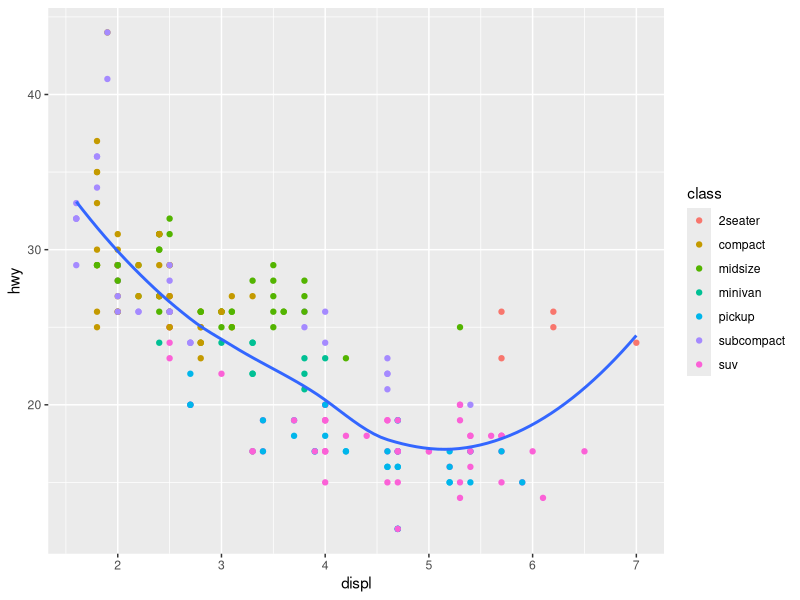
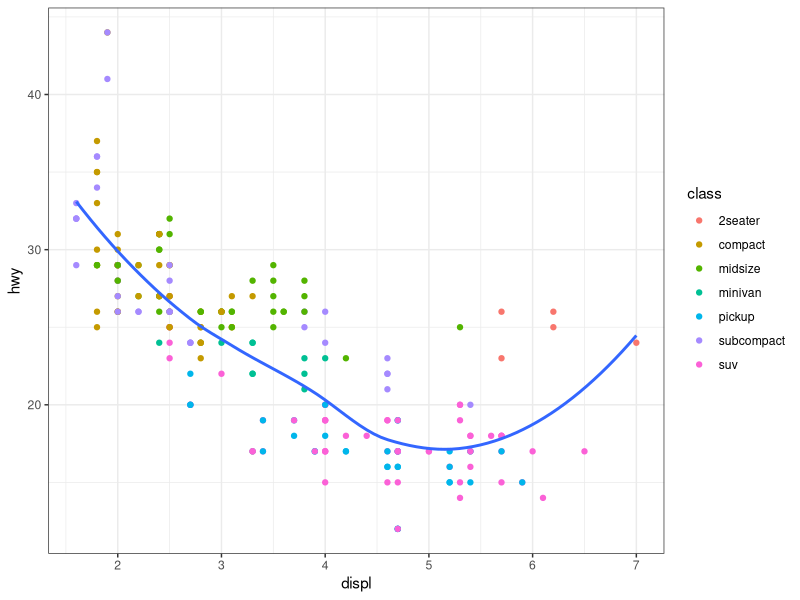
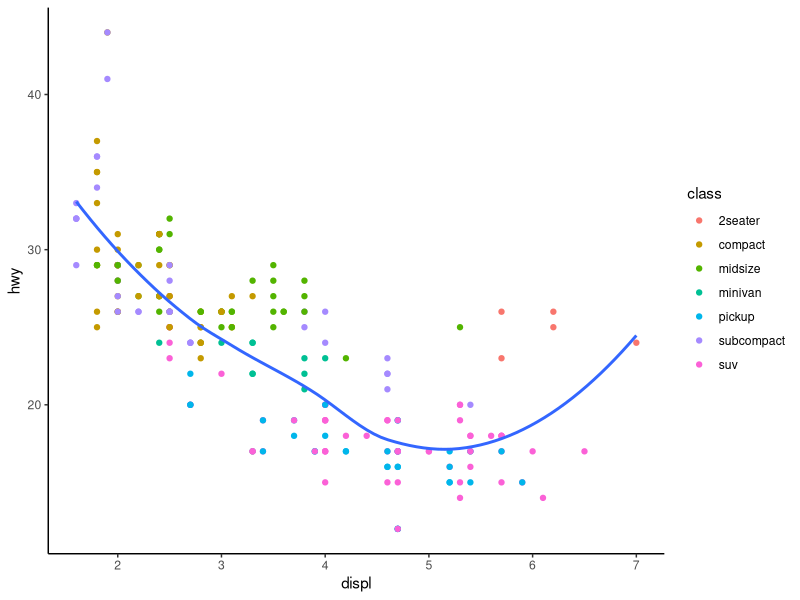
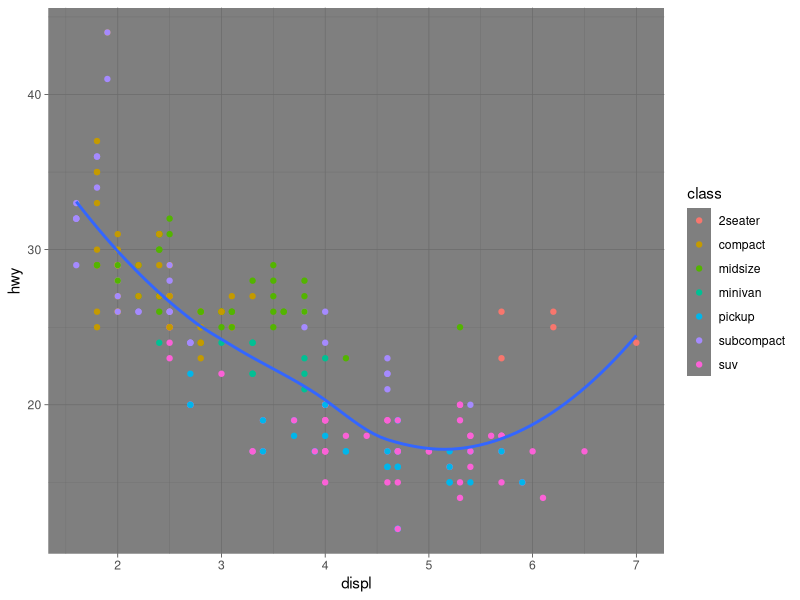
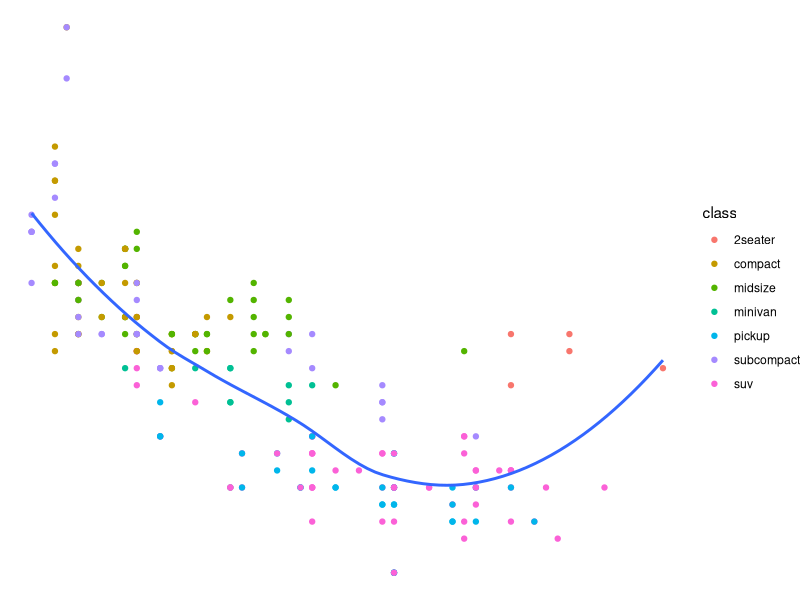
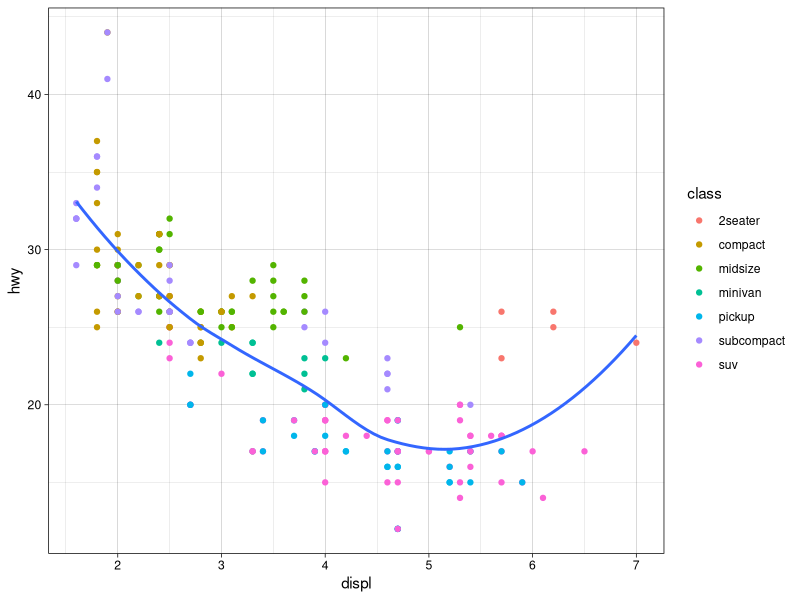
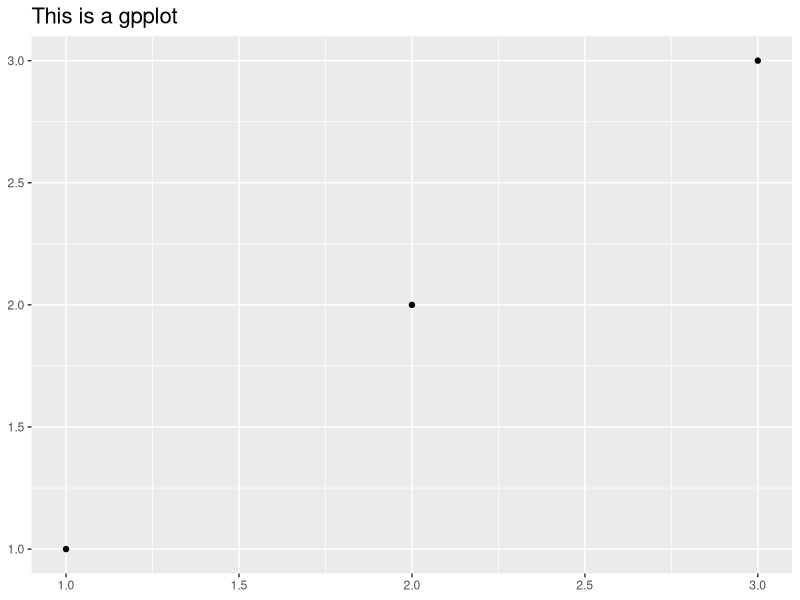
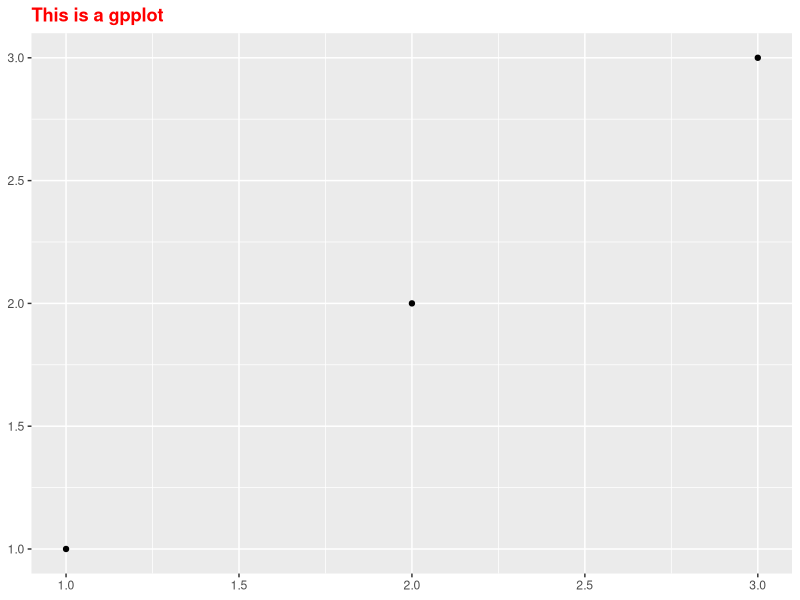

Recreate these plots in R, in order.
#Handout 21 - exploring themes
# 30 March 2026

library(ggplot2)

ggplot(mpg, aes(displ, hwy)) +
  geom_point(aes(color= class)) +
  geom_smooth(se= FALSE)

ggplot(mpg, aes(displ, hwy)) +
  geom_point(aes(color= class)) +
  geom_smooth(se= FALSE) +
  theme_bw()

ggplot(mpg, aes(displ, hwy)) +
  geom_point(aes(color= class)) +
  geom_smooth(se= FALSE) +
  theme_classic()

ggplot(mpg, aes(displ, hwy)) +
  geom_point(aes(color= class)) +
  geom_smooth(se= FALSE) +
  theme_dark()

ggplot(mpg, aes(displ, hwy)) +
  geom_point(aes(color= class)) +
  geom_smooth(se= FALSE) +
  theme_void()

ggplot(mpg, aes(displ, hwy)) +
  geom_point(aes(color= class)) +
  geom_smooth(se= FALSE) +
  theme_linedraw()

library(ggthemes)

df <- data.frame(x= 1:3, y= 1:3)
base <- ggplot(df, aes(x,y)) + geom_point()
base_x <- base + labs(title= "This is a gpplot") +
  xlab(NULL) + ylab(NULL)
base_x + theme(plot.title = element_text(size=16))
base_x + theme(plot.title = element_text(face= "bold", color= "red"))
base_x + theme(plot.title = element_text(hjust= 1))

base_x + theme(plot.title = element_text(margin =
                                          margin()))
base_x + theme(plot.title = element_text(margin = margin(t
                                                         = 10, b = 10)))
base + theme(axis.title.y = element_text(margin = margin(r
                                                         = 10)))

base + theme(panel.grid.major = element_line(color =
                                               "black"))
base + theme(panel.grid.major = element_line(linewidth =
                                               2))
base + theme(panel.grid.major = element_line(linetype =
                                               "dotted")) # I like this the most

base + theme(plot.background = element_rect(fill =
                                              "grey80", color = NA))
base + theme(plot.background = element_rect(color = "red",
                                            size = 2)) #would be good to add a border (for a journal)
base + theme(plot.background = element_rect(fill =
                                              "linen"))
base
last_plot() + theme(panel.grid.minor = element_blank())
last_plot() + theme(panel.grid.major = element_blank())
last_plot() + theme(panel.background = element_blank())
last_plot() + theme(axis.title.x = element_blank(),
                    axis.title.y = element_blank()) #removes axis labels (in this case, "y" and "x")

base + theme(plot.background = element_rect(color =
                                              "grey50", size = 2))
base + theme(plot.background = element_rect(color =
                                              "grey50", size = 2), plot.margin = margin(2, 2, 2, 2))
base + theme(plot.background = element_rect(fill =
                                              "lightblue"))

base + theme(axis.line = element_line(color = "grey50",
                                      size = 1))
base + theme(axis.text = element_text(color = "blue", size
                                      = 12))
base + theme(axis.text.x = element_text(angle = -90, vjust
                                        = 0.5))

df <- data.frame(
  x = c("label", "a long label", "an even longer
label"),
  y = 1:3)
base <- ggplot(df, aes(x, y)) + geom_point()
base
base + theme(axis.text.x = element_text(angle = -30, vjust
                                        = 1, hjust = 0)) + xlab(NULL) + ylab(NULL)

df <- data.frame(x = 1:4, y = 1:4, z = rep(c("a", "b"),
                                           each = 2))
base <- ggplot(df, aes(x, y, color = z)) + geom_point()
base + theme(legend.background = element_rect(fill =
                                                "lemonchiffon", color = "grey50", size = 1))
base + theme(legend.key = element_rect(color = "grey50"),
             legend.key.width = unit(0.9, "cm"), legend.key.height =
               unit(0.75, "cm"))
base + theme(legend.text = element_text(size = 15),
             legend.title = element_text(size = 15, face = "bold"))

base2 <- base + theme(plot.background = element_rect(color
                                                     = "grey50"))
base2 + theme(aspect.ratio = 9/16)
base2 + theme(aspect.ratio = 2/1)
base2 + theme(aspect.ratio = 1)

base_f <- ggplot(df, aes(x, y)) + geom_point() +
  facet_wrap(~z)
base_f + theme(panel.margin = unit(0.5, "in"))
base_f + theme(strip.background = element_rect(fill =
                                                 "grey20", color = "grey80", size = 1), strip.text =
                 element_text(colour = "white"))

my_theme <- function () {
  theme_bw(base_size=12, base_family="Times") %+replace%
    theme(
      panel.background = element_blank(),
      plot.background = element_rect(fill="gray96",
                                     color=NA),
      legend.background = element_rect(fill="transparent",
                                       color=NA),
      legend.key = element_rect(fill="transparent",
                                color=NA)
    )
}
base + ggtitle("No theme")
base + ggtitle("Black and White") + theme_bw()
base + ggtitle("Custom Theme") + my_theme()  
  
###### End Code ######
